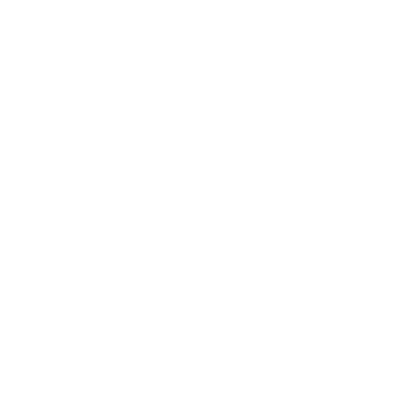
Frame 1 (no input)
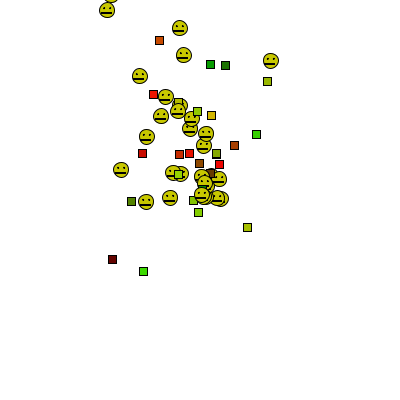
Frame 60 (the mouse pressed at the canvas centre just before this capture)
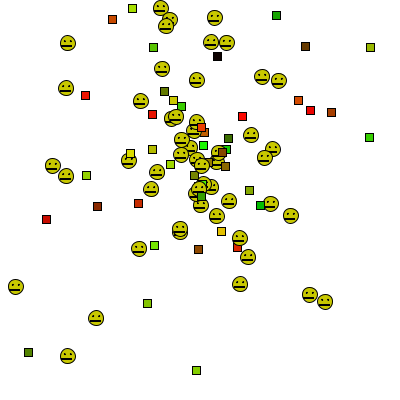
Frame 120 (the mouse held since frame 60 and released just before this capture)

The Processing sketch that drew these frames (run headless with seeded random() and noise(); from frame 60 on, the mouse is pressed at the canvas centre):

// Processing sketch: confettiPS
// ── confettiPS.pde
ParticleSystem ps;

void setup(){
  size(400,400);
  ps = new ParticleSystem(new PVector(200,200));
}

void draw(){
  background(255);
  ps.run();
  ps.addParticle();
}
// ── Confetti.pde
class Confetti extends Particle {
  color c;
  Confetti(PVector l) {
    
    super(l);
    c = color(random(255),random(255), 0);
  }
  void display() {
    rectMode(CENTER);
    fill(c);
    stroke(0);
    rect(location.x,location.y,8,8);
  }
}
// ── Face.pde
class Face extends Particle{
  Face(PVector l) {
    super(l);
  }
  void display(){
    fill(200,200,0);
    ellipse(location.x, location.y, 15,15);
    fill(0);
    ellipse(location.x - 3, location.y - 2, 1,1);
    ellipse(location.x + 3, location.y -2, 1,1);
    rect(location.x -1, location.y + 3, 10, 1);
  }
}
// ── Particle.pde
class Particle {
  PVector location;
  PVector velocity;
  PVector acceleration;

  Particle(PVector l) {
    acceleration = new PVector(0, 0.05);
    velocity = new PVector(random(-2, 2), random(-6, 0));
    location = l.get();
  }

  void run() {
    update();
    display();
  }

  void update() {
    velocity.add(acceleration);
    location.add(velocity);
  }

  void display() {
    fill(0,0,255);
    ellipse(location.x, location.y, 8, 8);
  }
}
// ── ParticleSystem.pde
class ParticleSystem{
  ArrayList<Particle> particles;
  PVector origin;
  
  ParticleSystem(PVector location){
    origin = location.get();
    particles = new ArrayList<Particle>();
  }
  
  void addParticle(){
    float r = random(1);
    println(r);
    if(r < 0.5){
      particles.add(new Face(origin));
    } else {
      particles.add(new Confetti(origin));
    }
  }
  
  void run(){
    for(int i = 0; i < particles.size(); i++){
      Particle p = particles.get(i);
      p.run();
    }
  }
}
